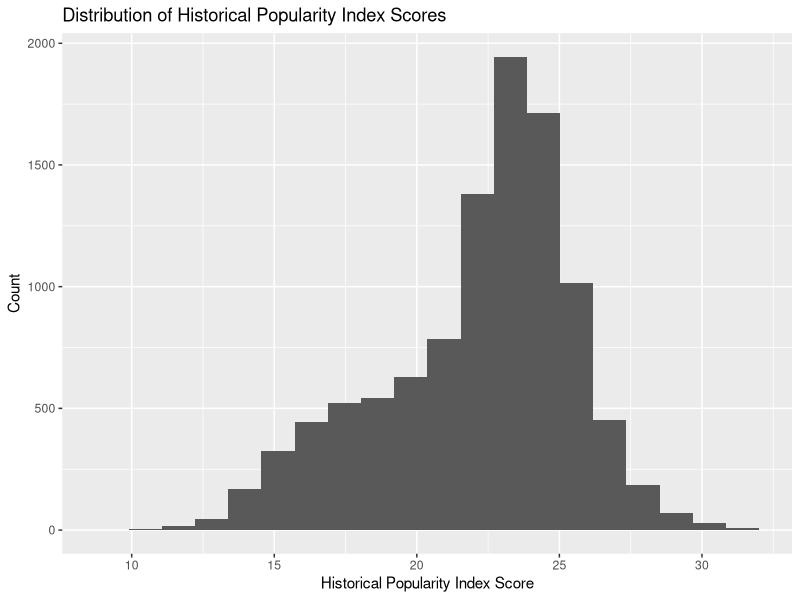
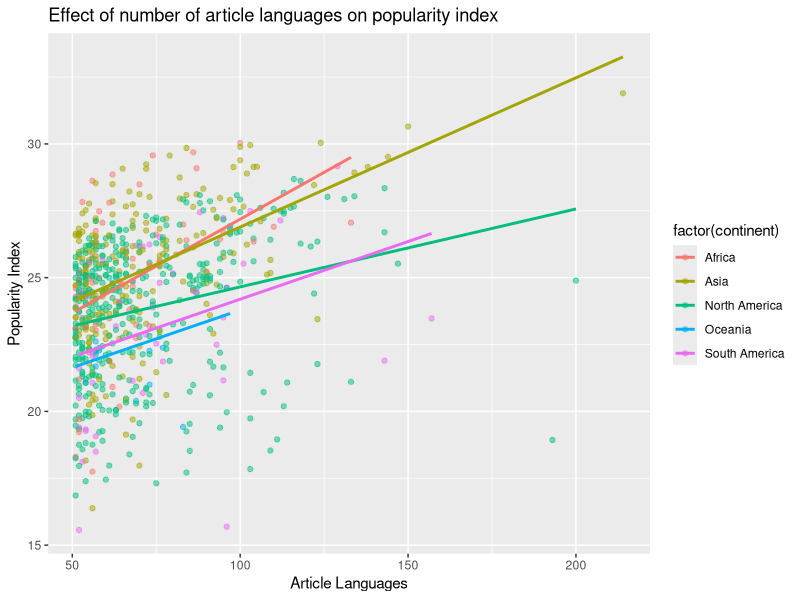
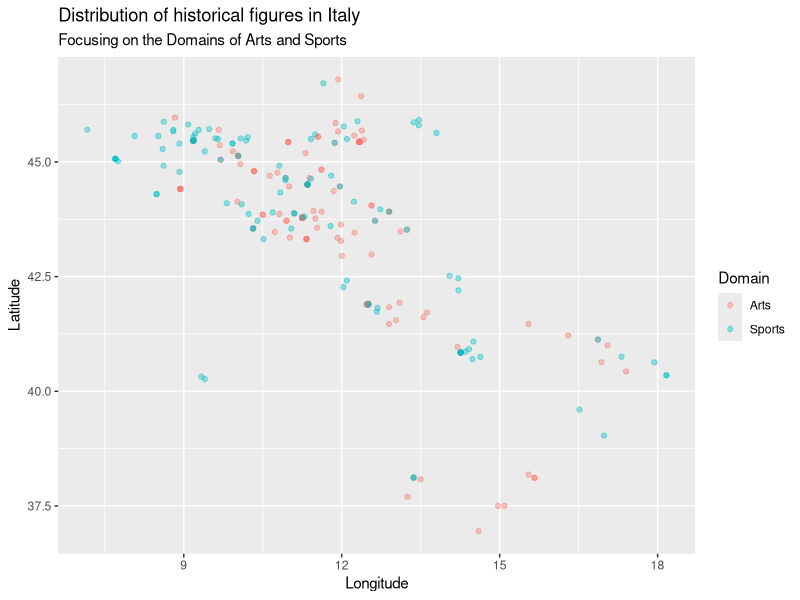

The R source for these figures, in order:
## ---- chunk 1
knitr::opts_chunk$set(echo = FALSE)
## ---- chunk 2
library(tidyverse)
library(broom)
## ---- chunk 3
panth <- read_csv("data/cdatabase.csv",
                  na = c("Unknown", "1237?", "530s"))
## ---- chunk 4
panth_mod <- na.omit(panth)

panth_mod %>%
  ncol()

panth_mod %>%
  nrow()
## ---- chunk 5
panth_mod %>%
  count(sex)
## ---- chunk 6
panth_mod %>%
  ggplot(mapping = aes(x = historical_popularity_index)) +
  geom_histogram(bins = 20) + 
  labs(title = "Distribution of Historical Popularity Index Scores", y = "Count", 
       x = "Historical Popularity Index Score")

panth_mod %>%
  summarise(mean = mean(historical_popularity_index), 
            median = median(historical_popularity_index), 
            sd = sd(historical_popularity_index))
## ---- chunk 7
m_pop_sex <- lm(historical_popularity_index ~ sex , data = panth_mod)
tidy(m_pop_sex) %>%
  select(term, estimate)
## ---- chunk 8
glance(m_pop_sex)$r.squared
## ---- chunk 9
m_full <- lm(historical_popularity_index ~ sex + domain + article_languages + continent, data = panth_mod)
tidy(m_full) %>%
  select(term, estimate)
## ---- chunk 10
glance(m_full)$r.squared
## ---- chunk 11
selected_model <- step(m_full, direction = "backward")

tidy(selected_model) %>%
  select(term, estimate)

glance(m_full)$AIC
## ---- chunk 12
panth_mod %>%
  filter(continent != "Europe",
         article_languages > 50)%>%
  ggplot(mapping = aes(y = historical_popularity_index, x = article_languages,
                       color = factor(continent))) + geom_point(alpha = .5) + 
    geom_smooth(method = "lm", se = FALSE)+
    labs(x = "Article Languages", y = "Popularity Index", 
    title = "Effect of number of article languages on popularity index") 
    
## ---- chunk 13
panth_mod %>%
  filter(country == "Italy") %>%
  filter(domain %in% c("Sports","Arts"))%>%
  ggplot(panth, mapping = aes(x = longitude, y = latitude, color = domain)) +
  geom_point(alpha = .4) +
  theme_grey() +
  labs(title = "Distribution of historical figures in Italy", subtitle = "Focusing on the Domains of Arts and Sports", x = "Longitude", y = "Latitude", color = "Domain")
